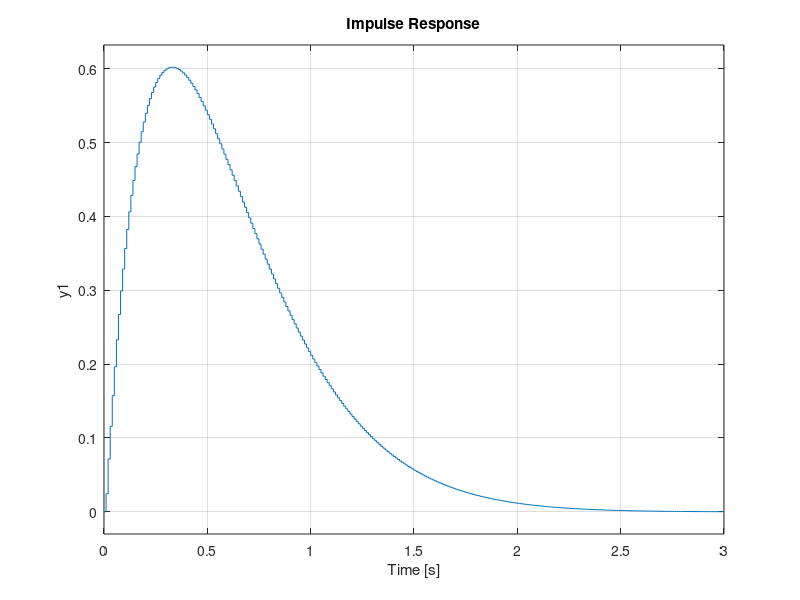
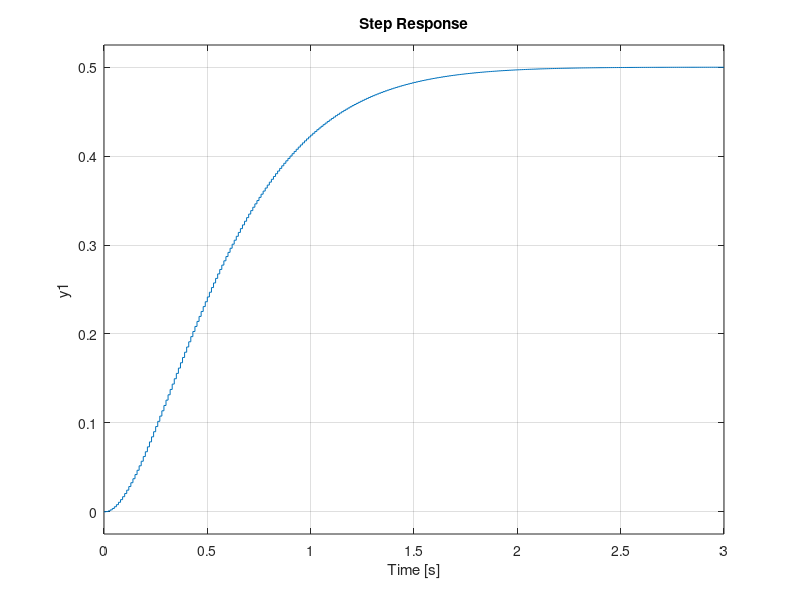
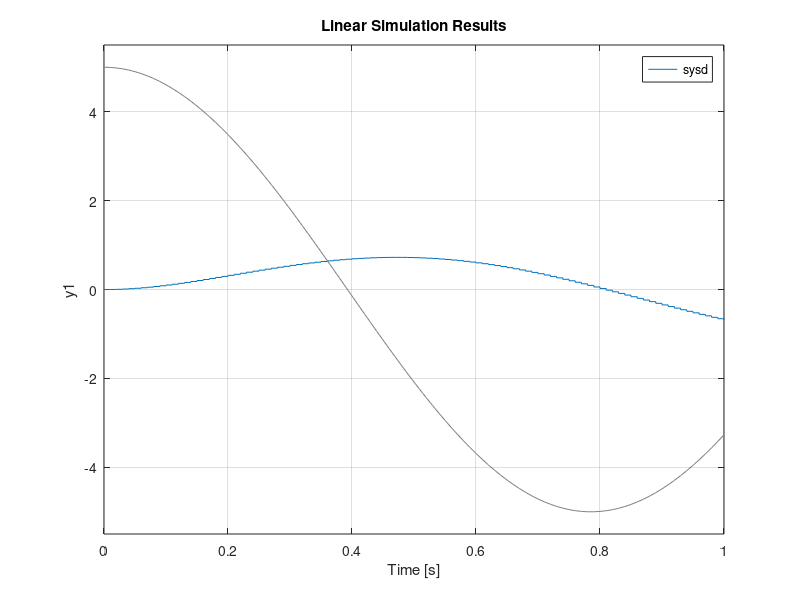
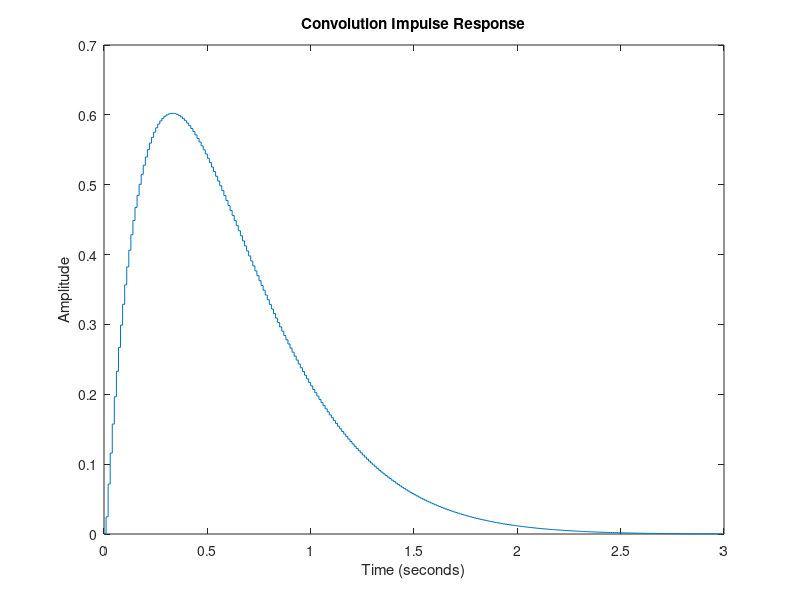

MATLAB code to generate these figures, in order:

% q9

% https://www.mathworks.com/help/ident/gs/about-system-identification.html
% http://ctms.engin.umich.edu/CTMS/index.php?example=Introduction&section=SystemModeling#5

% clear;
close all;

m = 0.2;
k = 2;
c = 1.2;
f = @(t) 5 .* cos(4.*t);

A = [0 1; -k/m -c/m];
B = [0 1/m]';
C = [1 0];
D = [0];


sysc = ss(A, B, C, D);

% define time step
Ts = 0.01;
t = 0:Ts:1;

% input
u = f(t);

% discretize system
sysd = c2d(sysc, Ts);

% output
y = lsim(sysd, u);

data = iddata(y, u', Ts);


figure()
impulse(sysd)
saveas(gcf, [pwd, '/outputs/q9_impulse.png'], 'png');

figure()
step(sysd)
saveas(gcf, [pwd, '/outputs/q9_step.png'], 'png');

figure()
lsim(sysd, u)
saveas(gcf, [pwd, '/outputs/q9_func.png'], 'png');


% ---------------------------------------------


[h, tc] = impulse(sysd, length(u)-1);


yci = conv(h', [1 0 0 0 0 0 0]);

figure()
stairs(tc(1:300), yci(1:300))
ylabel("Amplitude")
xlabel("Time (seconds)")
title("Convolution Impulse Response")
saveas(gcf, [pwd, '/outputs/q9_conv_impulse.png'], 'png');


ycs = conv(h', ones([length(h) 1])) * Ts;

figure()
stairs(tc(1:300), ycs(1:300))
ylabel("Amplitude")
xlabel("Time (seconds)")
title("Convolution Step Response")
saveas(gcf, [pwd, '/outputs/q9_conv_step.png'], 'png');


ycf = conv(h', u);

figure()
plot(tc(1:101), u, 'r-')
hold on
stairs(tc(1:101), ycf(1:101)*Ts)
ylabel("Amplitude")
xlabel("Time (seconds)")
title("Convolution Results")
saveas(gcf, [pwd, '/outputs/q9_conv_func.png'], 'png');


% ---------------------------------------------


ug = normrnd(10, 3, [1, 3000]);

figure()
lsim(sysd, ug)
saveas(gcf, [pwd, '/outputs/q9_gauss_func.png'], 'png');

 
% figure()
% sim(nlarx1, ug')
% saveas(gcf, [pwd, '/outputs/q9_nonlinear.png'], 'png');


